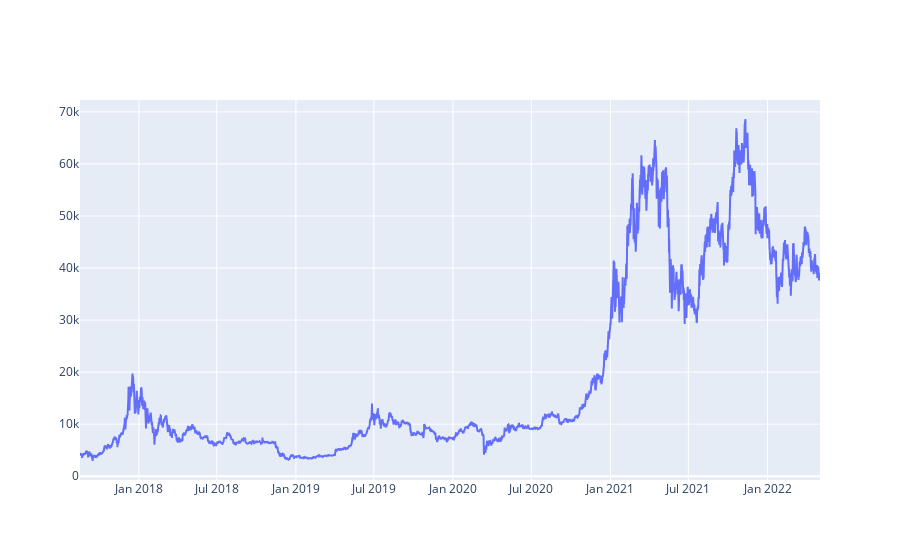

The notebook cell this image was saved under:
### Markdown cell above
## Exploring Price

### Code cell
fig = go.Figure()
fig.add_trace(go.Scatter(x=df['date2'], y=df['close'], mode='lines', name='close price'))

### Figure 1 — Plotly figure (JSON) as saved in the notebook; plotly's stock layout.template omitted (floating-point values rounded to 4 significant figures; data arrays with more than 128 entries replaced by an {"elided": "..."} marker saying what was removed)
{"data": [{"mode": "lines", "name": "close price", "type": "scatter", "x": {"elided": "41256 str values"}, "y": {"elided": "41256 float values"}}], "layout": {}}
